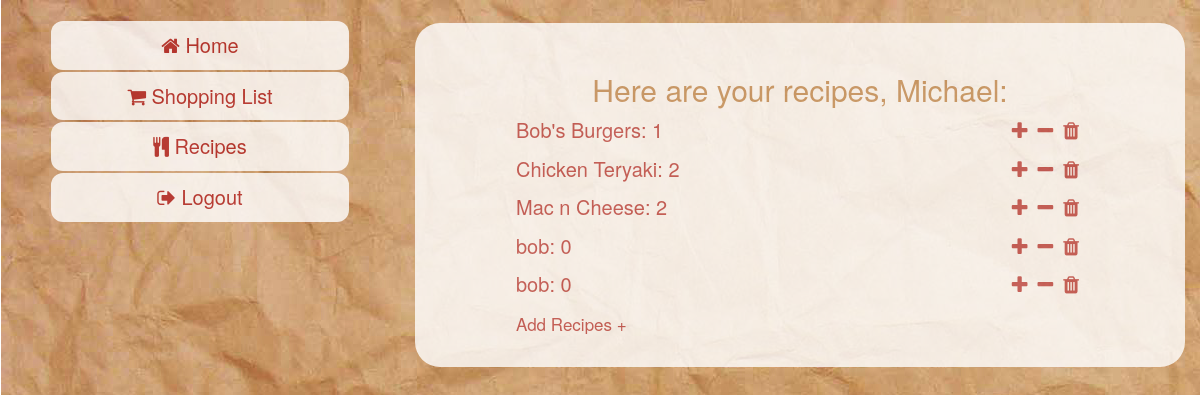
/home/recipes/ (signed in), run on the app's committed database.
### homepage/models.py (models this page shows, shortened)
class Recipe(models.Model):
	user = models.ForeignKey(User, on_delete=models.CASCADE, blank=True, null=True)
	recipe_name = models.CharField(max_length=200)
	recipe_tag = models.CharField(max_length=200)
	prep_time = models.IntegerField(default=0)
	cook_time = models.IntegerField(default=0)
	recipe_amount = models.IntegerField(default=0)

### homepage/views.py (the view)
class RecipesView(generic.ListView):
	template_name = 'homepage/recipes.html'
	context_object_name = 'latest_recipe_list'
	def get_queryset(self):
		return Recipe.objects.order_by('id')

### homepage/templates/homepage/recipes.html (shortened to what this page needs)
{% extends './base.html' %}
{% load static %}
        {% block content %}
          <h2>Here are your recipes, {{ user.first_name }}:</h2>
            {% if user.recipe_set.all %}
              <div class="list">
                {% for recipe in user.recipe_set.all %}
					<p id="recipeList"><a href="/home/recipes/{{ recipe.id }}/">{{ recipe.recipe_name }}: {{ recipe.recipe_amount }}</a>
            <a href="/home/delete_recipe/{{ recipe.id }}/"><i id="icons" class="fa fa-trash" aria-hidden="true"></i></a>
            <a href="/home/remove_from_list/{{ recipe.id }}/"><i id="icons" class="fa fa-minus" aria-hidden="true"></i></a>
					<a href="/home/add_to_list/{{ recipe.id }}/"><i id="icons" class="fa fa-plus" aria-hidden="true"></i></a></p>
                {% endfor %}
            {% else %}
                <p>No recipes are available.</p>
                </div>
            {% endif %}
			       <small><a href="{%url 'add_recipe' %}">Add Recipes +</a></small>
        {% endblock %}

### homepage/templates/homepage/base.html (shortened to what this page needs)
{% load static %}
<!DOCTYPE html>
<html>
<head>
  <link rel="stylesheet" href="{% static 'homepage/font-awesome-4.7.0/css/font-awesome.min.css' %}">
  <link rel="stylesheet" href="https://maxcdn.bootstrapcdn.com/bootstrap/3.3.7/css/bootstrap.min.css">
  <link rel="stylesheet" type="text/css" href="{% static 'homepage/style.css' %}" />
</head>
<body>
  <div class="container-fluid">
    <div class="row">
    {% if user.is_authenticated %}
      <div class="col-sm-4">
      <nav class="navbar navbar-default" role="navigation" id="nav">
        <div class="navbar-collapse collapse" id="myNavbar">
            <ul class="nav nav-stacked">
			  <li><a href="{% url 'home' %}"><i class="fa fa-home" aria-hidden="true"></i> Home</a></li>
              <li><a href="{% url 'shopping_list' %}"><i class="fa fa-shopping-cart" aria-hidden="true"></i> Shopping List</a></li>
              <li><a href="{% url 'recipes_view' %}"><i class="fa fa-cutlery" aria-hidden="true"></i> Recipes</a></li>
              <li><a href="{% url 'logout' %}"><i class="fa fa-sign-out" aria-hidden="true"></i> Logout</a></li>
            </ul>
        </div>
      </nav>
      {% endif %}
    </div>
    {% if user.is_authenticated %}
    	<div class="col-sm-8">
    		<div id="content">
    			{% block content %}
    			{% endblock %}
    		</div>
    	</div>
    {% endif %}
    </div>
  </div>
</body>
</html>

### homepage/static/homepage/style.css (style rules this page uses)
.nav-stacked { padding: 6%; background-color: transparent; }
.navbar-default { background-color: transparent; }
#content { width: 95%%; border: 30px solid white; border-radius: 25px; background-color: white; color: #C79562; opacity: 0.8; margin-top: 3%; }
a { border-radius: 12px; color: firebrick; background-color: white; opacity: 0.8; }
.navbar-default { background-color: transparent; border-color: transparent; }
.navbar-collapse { border-top: none; }
#icons { float: right; padding: 5px; }
body { font-size: 2em; background-image: url("images/paper-bag.jpg"); background-repeat: repeat-y; background-color: white; color: white; text-align: center; bottom: 0%; overflow-y:scroll; overflow-x:hidden; }
.list { padding: 0 10%; text-align: left; }

### data on the page
Recipe: recipe_name "Bob's Burgers", recipe_amount "1"
Recipe: recipe_name "Chicken Teryaki", recipe_amount "2"
Recipe: recipe_name "Mac n Cheese", recipe_amount "2"
Recipe: recipe_name "bob", recipe_amount "0"
Recipe: recipe_name "bob", recipe_amount "0"

### other printed values
{{ user.first_name }} "Michael"
